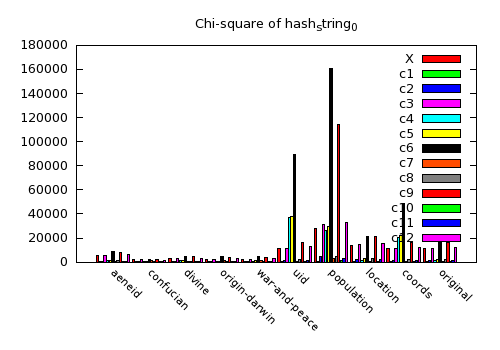

Source code (gnuplot):
set terminal pngcairo  transparent enhanced font "arial,10" fontscale 1.0 size 500, 350 
set output 'histogram_Chi_0.png'
set boxwidth 0.9 absolute
set style fill   solid 1.00 border lt -1
set key inside right top vertical Right noreverse noenhanced autotitles nobox
set style histogram clustered gap 1 title  offset character 0, 0, 0
set datafile missing '-'
set style data histograms
set xtics border in scale 0,0 nomirror rotate by -45  offset character 0, 0, 0 autojustify
set xtics  norangelimit font ",8"
set xtics   ()
set title "Chi-square of hash_string_0"
#set yrange [ 0.00000 : 25000 ] noreverse nowriteback
i = 22
plot 'hash_string_0.dat' using 2:xtic(1) ti col, '' u 3 ti col, '' u 4 ti col, '' u 5 ti col, '' u 6 ti col, '' u 7 ti col, '' u 8 ti col, '' u 9 ti col, '' u 10 ti col, '' u 11 ti col, '' u 12 ti col, '' u 13 ti col, '' u 14 ti col
